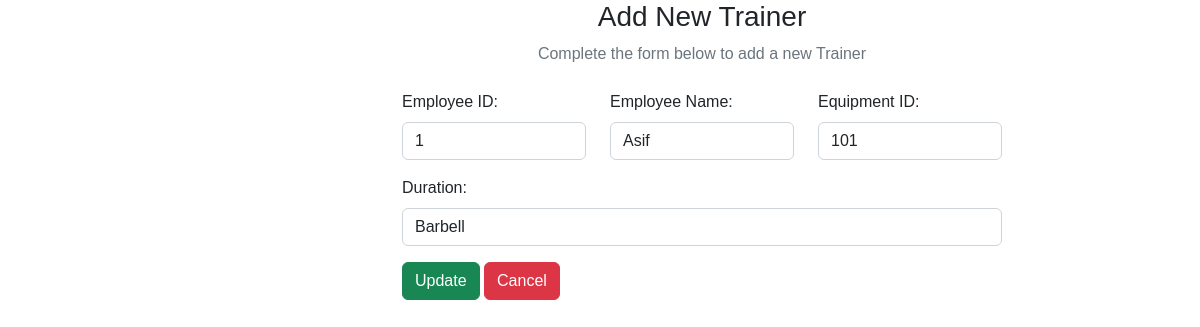
/EquipMaintainEdit.php?eid=1, run on the app's committed database.
### tables this page shows
CREATE TABLE `employee` (
  `eid` int(11) NOT NULL,
  `ename` varchar(30) DEFAULT NULL,
  `eaddress` varchar(30) DEFAULT NULL,
  `SSN` varchar(20) DEFAULT NULL,
  `ephone_number` varchar(20) DEFAULT NULL,
  `adname` varchar(20) NOT NULL,
  `B_no` varchar(30) DEFAULT NULL,
  `Salary` int(11) NOT NULL
);

CREATE TABLE `gym_equipment` (
  `equipment_id` int(11) NOT NULL,
  `equipment_name` varchar(30) NOT NULL
);

### EquipMaintainEdit.php (the view, shortened to what this page needs)
<?php
include "connect.php";
?>
<?php
$eid=$_GET["eid"];
$sql = "SELECT * from employee join gym_equipment  where eid=$eid" ;
$result = mysqli_query($conn, $sql);
$row = mysqli_fetch_array($result);
         ?>
<!DOCTYPE html>
<html lang="en">
<head>
    <link href="https://cdn.jsdelivr.net/npm/bootstrap@5.2.3/dist/css/bootstrap.min.css" rel="stylesheet"
>
    <link rel="stylesheet" href="https://cdnjs.cloudflare.com/ajax/libs/font-awesome/6.4.0/css/all.min.css"
 />
    <link rel="stylesheet" href="css/userstyle.css">
</head>
<body>
    <div class="row">
        <div class="col-md-2">
        </div>
        <div class="col-md-10">
            <div class="text-center mb-4">
                <h3>Add New Trainer</h3>
                <p class="text-muted">Complete the form below to add a new Trainer</p>
            </div>
            <div class="container d-flex justify-content-center">
                <form action="" method="post" style="width:50vw; min-width:300px;">
                    <div class="row mb-3">
                        <div class="col">
                            <label class="form-label">Employee ID:</label>
                            <input type="text" name="eid" value="<?php echo $row['eid']  ?>" class="form-control"
                                required>
                        </div>
                        <div class="col">
                            <label class="form-label">Employee Name:</label>
                            <input type="text" name="ename" value="<?php echo $row['ename'] ?>" class="form-control"
                                required>
                        </div>
                        <div class="col">
                            <label class="form-label">Equipment ID:</label>
                            <input type="text" class="form-control" required name="equipment_id"
                                value="<?php echo $row['equipment_id'] ?>">
                        </div>
                    </div>
                    <div class="mb-3">
                        <label class="form-label">Duration:</label>
                        <input type="text" class="form-control" required name="equipment_name"
                            value="<?php echo $row['equipment_name'] ?>">
                    </div>
                    <div>
                        <button type="submit" class="btn btn-success" name="submit">Update</button>
                        <a href="packages.php" class="btn btn-danger">Cancel</a>
                    </div>
                </form>
            </div>
        </div>
    </div>
</body>
</html>

### css/userstyle.css (style rules this page uses)
* { margin: 0; padding: 0; box-sizing: border-box; font-family: 'Poppins', sans-serif; }
body { min-height: 100vh; }
a { text-decoration: none; }

### data on the page
employee: eid "1", ename "Asif"
gym_equipment: equipment_id "101", equipment_name "Barbell"
